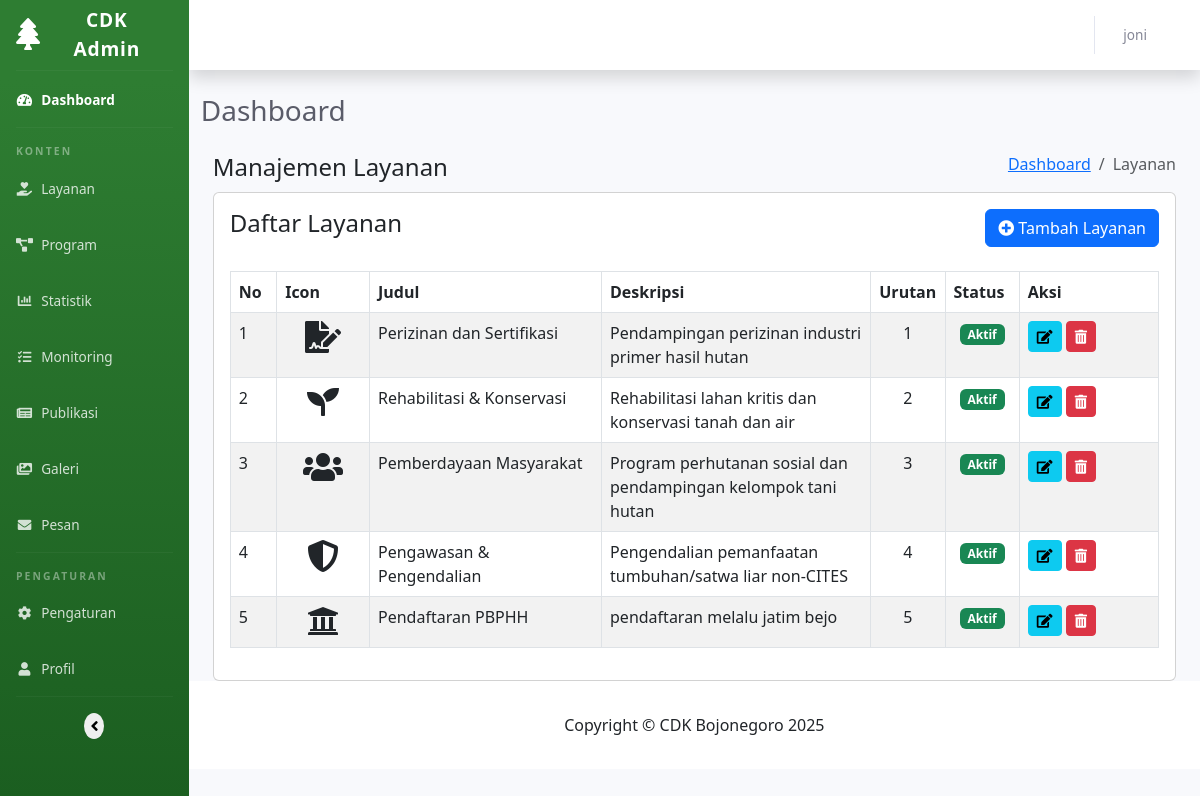
The page /admin/modules/layanan/index.php (signed in) on the database its author committed.
### tables this page shows
CREATE TABLE `users`  (
  `id` int(0) NOT NULL AUTO_INCREMENT,
  `username` varchar(50) NOT NULL,
  `password` varchar(255) NOT NULL,
  `name` varchar(100) NOT NULL,
  `email` varchar(100) NOT NULL,
  `role` enum('admin','editor') NOT NULL,
  `last_login` datetime(0) NULL DEFAULT NULL,
  `created_at` timestamp(0) NULL DEFAULT CURRENT_TIMESTAMP(0),
  `updated_at` timestamp(0) NULL DEFAULT CURRENT_TIMESTAMP(0) ON UPDATE CURRENT_TIMESTAMP(0),
  PRIMARY KEY (`id`) USING BTREE,
  UNIQUE INDEX `username`(`username`) USING BTREE
);

CREATE TABLE `services`  (
  `id` int(0) NOT NULL AUTO_INCREMENT,
  `title` varchar(100) NOT NULL,
  `icon` varchar(50) NOT NULL,
  `description` text NULL,
  `content` text NULL,
  `order_number` int(0) NULL DEFAULT 0,
  `is_active` tinyint(1) NULL DEFAULT 1,
  `created_at` timestamp(0) NULL DEFAULT CURRENT_TIMESTAMP(0),
  `updated_at` timestamp(0) NULL DEFAULT CURRENT_TIMESTAMP(0) ON UPDATE CURRENT_TIMESTAMP(0),
  PRIMARY KEY (`id`) USING BTREE
);

### includes/config.php (called while the page is built, shortened)
<?php
$site_config = [
    'base_url' => 'http://localhost:8000/website-cdk-3',
    'admin_url' => 'http://localhost:8000/website-cdk-3/admin',
    'upload_dir' => 'uploads',
    'debug_mode' => true
];
function generateCsrfToken()
{
    if (function_exists('generateFormToken')) {
        return generateFormToken('global');
    }
    $token = bin2hex(random_bytes(32));
    return $token;
}

### admin/includes/auth.php (called while the page is built, shortened)
<?php
function getCurrentAdmin()
{
    global $pdo;
    try {
        $stmt = $pdo->prepare("SELECT * FROM users WHERE id = :id");
        $stmt->execute(['id' => $_SESSION['admin_id']]);
        return $stmt->fetch();
    } catch (PDOException $e) {
        error_log('Error getting current admin: ' . $e->getMessage());
        return null;
    }
}

### admin/includes/functions.php (called while the page is built, shortened)
<?php
function generateFormToken($form_name)
{
    $token = bin2hex(random_bytes(32));
    return $token;
}

### admin/modules/layanan/index.php (the view, shortened to what this page needs)
<?php
require_once BASE_PATH . '/includes/config.php';
require_once ADMIN_PATH . '/includes/auth.php';
require_once ADMIN_PATH . '/includes/functions.php';
try {
    $stmt = $pdo->query("SELECT * FROM services ORDER BY order_number");
    $services = $stmt->fetchAll();
} catch (PDOException $e) {
    $message = 'Error: ' . $e->getMessage();
    $message_type = 'danger';
    $services = [];
}
$csrf_token = generateCsrfToken();
include_once ADMIN_PATH . '/includes/header.php';
?>
<div class="content-wrapper">
    <div class="container-fluid">
        <div class="row page-titles">
            <div class="col-md-5 align-self-center">
                <h4 class="text-themecolor">Manajemen Layanan</h4>
            </div>
            <div class="col-md-7 align-self-center text-end">
                <div class="d-flex justify-content-end align-items-center">
                    <ol class="breadcrumb">
                        <li class="breadcrumb-item"><a
                                href="<?php echo $site_config['admin_url']; ?>/dashboard.php">Dashboard</a></li>
                        <li class="breadcrumb-item active">Layanan</li>
                    </ol>
                </div>
            </div>
        </div>
        <div class="row">
            <div class="col-12">
                <div class="card">
                    <div class="card-body">
                        <div class="d-flex justify-content-between align-items-center mb-4">
                            <h4 class="card-title">Daftar Layanan</h4>
                            <a href="add.php" class="btn btn-primary">
                                <i class="fas fa-plus-circle"></i> Tambah Layanan
                            </a>
                        </div>
                        <div class="table-responsive">
                            <table class="table table-striped table-bordered datatable">
                                <thead>
                                    <tr>
                                        <th width="5%">No</th>
                                        <th width="10%">Icon</th>
                                        <th width="25%">Judul</th>
                                        <th>Deskripsi</th>
                                        <th width="8%">Urutan</th>
                                        <th width="8%">Status</th>
                                        <th width="15%">Aksi</th>
                                    </tr>
                                </thead>
                                <tbody>
                                    <?php if (count($services) > 0): ?>
                                        <?php foreach ($services as $index => $service): ?>
                                            <tr>
                                                <td><?php echo $index + 1; ?></td>
                                                <td class="text-center">
                                                    <i class="<?php echo htmlspecialchars($service['icon']); ?> fa-2x"></i>
                                                </td>
                                                <td><?php echo htmlspecialchars($service['title']); ?></td>
                                                <td><?php echo htmlspecialchars($service['description']); ?></td>
                                                <td class="text-center"><?php echo $service['order_number']; ?></td>
                                                <td class="text-center">
                                                    <?php if ($service['is_active']): ?>
                                                        <span class="badge bg-success">Aktif</span>
                                                    <?php else: ?>
                                                        <span class="badge bg-danger">Nonaktif</span>
                                                    <?php endif; ?>
                                                </td>
                                                <td>
                                                    <a href="edit.php?id=<?php echo $service['id']; ?>"
                                                        class="btn btn-sm btn-info" title="Edit">
                                                        <i class="fas fa-edit"></i>
                                                    </a>
                                                    <a href="#" class="btn btn-sm btn-danger btn-delete"
                                                        data-id="<?php echo $service['id']; ?>"
                                                        data-name="<?php echo htmlspecialchars($service['title']); ?>"
                                                        data-token="<?php echo $csrf_token; ?>" title="Hapus">
                                                        <i class="fas fa-trash-alt"></i>
                                                    </a>
                                                </td>
                                            </tr>
                                        <?php endforeach; ?>
                                    <?php else: ?>
                                        <tr>
                                            <td colspan="7" class="text-center">Tidak ada data layanan</td>
                                        </tr>
                                    <?php endif; ?>
                                </tbody>
                            </table>
                        </div>
                    </div>
                </div>
            </div>
        </div>
    </div>
</div>
<?php
include_once ADMIN_PATH . '/includes/footer.php';
?>

### admin/includes/header.php (shortened to what this page needs)
<?php
$current_admin = getCurrentAdmin();
$current_page = basename($_SERVER['PHP_SELF'], '.php');
?>
<!DOCTYPE html>
<html lang="id">
<head>
    <link href="https://cdn.jsdelivr.net/npm/bootstrap@5.3.0-alpha1/dist/css/bootstrap.min.css" rel="stylesheet">
    <link href="https://cdnjs.cloudflare.com/ajax/libs/font-awesome/6.0.0/css/all.min.css" rel="stylesheet">
    <link rel="stylesheet" href="https://cdnjs.cloudflare.com/ajax/libs/font-awesome/5.15.4/css/all.min.css">
    <link href="<?php echo $site_config['admin_url']; ?>/assets/css/admin.css" rel="stylesheet">
    <link href="https://cdn.jsdelivr.net/npm/remixicon@2.5.0/fonts/remixicon.css" rel="stylesheet">
    <link href="https://cdn.jsdelivr.net/npm/summernote@0.8.18/dist/summernote-bs5.min.css" rel="stylesheet">
</head>
<body id="page-top">
    <div id="wrapper">
        <ul class="navbar-nav bg-gradient-primary sidebar sidebar-dark accordion" id="accordionSidebar">
            <a class="sidebar-brand d-flex align-items-center justify-content-center"
                href="<?php echo $site_config['admin_url']; ?>/dashboard.php">
                <div class="sidebar-brand-icon">
                    <i class="fas fa-tree"></i>
                </div>
                <div class="sidebar-brand-text mx-3">CDK Admin</div>
            </a>
            <hr class="sidebar-divider my-0">
            <li
                class="nav-item <?php echo ($current_page === 'dashboard' || $current_page === 'index') ? 'active' : ''; ?>">
                <a class="nav-link" href="<?php echo $site_config['admin_url']; ?>/dashboard.php">
                    <i class="fas fa-fw fa-tachometer-alt"></i>
                    <span>Dashboard</span>
                </a>
            </li>
            <hr class="sidebar-divider">
            <div class="sidebar-heading">
                Konten
            </div>
            <li class="nav-item <?php echo (strpos($current_page, 'layanan') !== false) ? 'active' : ''; ?>">
                <a class="nav-link" href="<?php echo $site_config['admin_url']; ?>/modules/layanan/index.php">
                    <i class="fas fa-fw fa-hand-holding-heart"></i>
                    <span>Layanan</span>
                </a>
            </li>
            <li class="nav-item <?php echo (strpos($current_page, 'program') !== false) ? 'active' : ''; ?>">
                <a class="nav-link" href="<?php echo $site_config['admin_url']; ?>/modules/program/index.php">
                    <i class="fas fa-fw fa-project-diagram"></i>
                    <span>Program</span>
                </a>
            </li>
            <li class="nav-item <?php echo (strpos($current_page, 'statistik') !== false) ? 'active' : ''; ?>">
                <a class="nav-link" href="<?php echo $site_config['admin_url']; ?>/modules/statistik/index.php">
                    <i class="fas fa-fw fa-chart-bar"></i>
                    <span>Statistik</span>
                </a>
            </li>
            <li class="nav-item <?php echo (strpos($current_page, 'monitoring') !== false) ? 'active' : ''; ?>">
                <a class="nav-link" href="<?php echo $site_config['admin_url']; ?>/modules/monitoring/index.php">
                    <i class="fas fa-fw fa-tasks"></i>
                    <span>Monitoring</span>
                </a>
            </li>
            <li class="nav-item <?php echo (strpos($current_page, 'publikasi') !== false) ? 'active' : ''; ?>">
                <a class="nav-link" href="<?php echo $site_config['admin_url']; ?>/modules/publikasi/index.php">
                    <i class="fas fa-fw fa-newspaper"></i>
                    <span>Publikasi</span>
                </a>
            </li>
            <li class="nav-item <?php echo (strpos($current_page, 'galeri') !== false) ? 'active' : ''; ?>">
                <a class="nav-link" href="<?php echo $site_config['admin_url']; ?>/modules/galeri/index.php">
                    <i class="fas fa-fw fa-images"></i>
                    <span>Galeri</span>
                </a>
            </li>
            <li class="nav-item <?php echo (strpos($current_page, 'pesan') !== false) ? 'active' : ''; ?>">
                <a class="nav-link" href="<?php echo $site_config['admin_url']; ?>/modules/pesan/index.php">
                    <i class="fas fa-fw fa-envelope"></i>
                    <span>Pesan</span>
                </a>
            </li>
            <hr class="sidebar-divider">
            <div class="sidebar-heading">
                Pengaturan
            </div>
            <li class="nav-item <?php echo ($current_page === 'settings') ? 'active' : ''; ?>">
                <a class="nav-link" href="<?php echo $site_config['admin_url']; ?>/settings.php">
                    <i class="fas fa-fw fa-cog"></i>
                    <span>Pengaturan</span>
                </a>
            </li>
            <li class="nav-item <?php echo ($current_page === 'profile') ? 'active' : ''; ?>">
                <a class="nav-link" href="<?php echo $site_config['admin_url']; ?>/profile.php">
                    <i class="fas fa-fw fa-user"></i>
                    <span>Profil</span>
                </a>
            </li>
            <hr class="sidebar-divider d-none d-md-block">
            <div class="text-center d-none d-md-inline">
                <button class="rounded-circle border-0" id="sidebarToggle">
                    <i class="fas fa-angle-left"></i>
                </button>
            </div>
        </ul>
        <div id="content-wrapper" class="d-flex flex-column">
            <div id="content">
                <nav class="navbar navbar-expand navbar-light bg-white topbar mb-4 static-top shadow">
                    <ul class="navbar-nav ms-auto">
                        <li class="nav-item dropdown no-arrow">
                            <a class="nav-link dropdown-toggle" href="#" id="userDropdown" role="button"
                                data-bs-toggle="dropdown" aria-haspopup="true" aria-expanded="false">
                                <span class="me-2 d-none d-lg-inline text-gray-600 small">
                                    <?php echo htmlspecialchars($current_admin['name'] ?? 'Admin'); ?>
                                </span>
                                <i class="fas fa-user-circle fa-fw"></i>
                            </a>
                        </li>
                    </ul>
                </nav>
                <div class="container-fluid">
                    <div class="d-sm-flex align-items-center justify-content-between mb-4">
                        <h1 class="h3 mb-0 text-gray-800"><?php echo $page_title ?? 'Dashboard'; ?></h1>
                    </div>

### admin/assets/css/admin.css (style rules this page uses)
:root { --primary-color: #2e7d32; --secondary-color: #858796; --success-color: #1cc88a; --info-color: #36b9cc; --warning-color: #f6c23e; --danger-color: #e74a3b; --light-color: #f8f9fc; --dark-color: #5a5c69; }
.sidebar { min-height: 100vh; background-color: #2e7d32; background-image: linear-gradient(180deg, #2e7d32 10%, #1b5e20 100%); background-size: cover; width: 14rem; transition: width 0.15s ease-in-out; }
.sidebar-brand { height: 4.375rem; text-decoration: none; font-size: 1rem; font-weight: 800; padding: 1.5rem 1rem; text-align: center; letter-spacing: 0.05rem; z-index: 1; color: white; }
.sidebar-brand-icon i { font-size: 2rem; }
.sidebar-brand-text { display: inline; font-size: 1.2rem; }
.sidebar hr.sidebar-divider { margin: 0 1rem 1rem; border-top: 1px solid rgba(255, 255, 255, 0.15); }
.sidebar-heading { text-align: left; padding: 0 1rem; font-weight: 800; font-size: 0.65rem; letter-spacing: 0.13rem; text-transform: uppercase; color: rgba(255, 255, 255, 0.4); }
.navbar-nav .nav-item .nav-link { position: relative; display: block; padding: 0.75rem 1rem; color: rgba(255, 255, 255, 0.8); text-decoration: none; }
.navbar-nav .nav-item .nav-link i { font-size: 0.85rem; margin-right: 0.25rem; }
.navbar-nav .nav-item .nav-link span { font-size: 0.85rem; display: inline; }
.navbar-nav .nav-item.active .nav-link { font-weight: 700; color: white; }
#wrapper { display: flex; }
#content-wrapper { background-color: #f8f9fc; width: 100%; overflow-x: hidden; }
.topbar { height: 4.375rem; }
.topbar .nav-item .nav-link { height: 4.375rem; display: flex; align-items: center; padding: 0 0.75rem; }
.text-gray-600 { color: #858796 !important; }
.text-gray-800 { color: #5a5c69 !important; }
.card-body .fa-2x { font-size: 2em; }
.table-responsive { overflow-x: auto; }
@media (min-width: 768px) { .sidebar { width: 14rem !important; } }
@media (min-width: 768px) { .sidebar .nav-item .nav-link { display: block; width: 100%; text-align: left; padding: 1rem; } }
@media (min-width: 768px) { .sidebar .nav-item .nav-link i { font-size: 0.85rem; margin-right: 0.25rem; } }
@media (min-width: 768px) { .sidebar .nav-item .nav-link span { font-size: 0.85rem; display: inline; } }

### rows shown on the page
users: name "joni"
services: title "Perizinan dan Sertifikasi", description "Pendampingan perizinan industri primer hasil hutan", order_number "1", is_active "Aktif"
services: title "Rehabilitasi & Konservasi", description "Rehabilitasi lahan kritis dan konservasi tanah dan air", order_number "2", is_active "Aktif"
services: title "Pemberdayaan Masyarakat", description "Program perhutanan sosial dan pendampingan kelompok tani hutan", order_number "3", is_active "Aktif"
services: title "Pengawasan & Pengendalian", description "Pengendalian pemanfaatan tumbuhan/satwa liar non-CITES", order_number "4", is_active "Aktif"
services: title "Pendaftaran PBPHH", description "pendaftaran melalu jatim bejo", order_number "5", is_active "Aktif"

### other values the page prints
$page_title "Dashboard"
